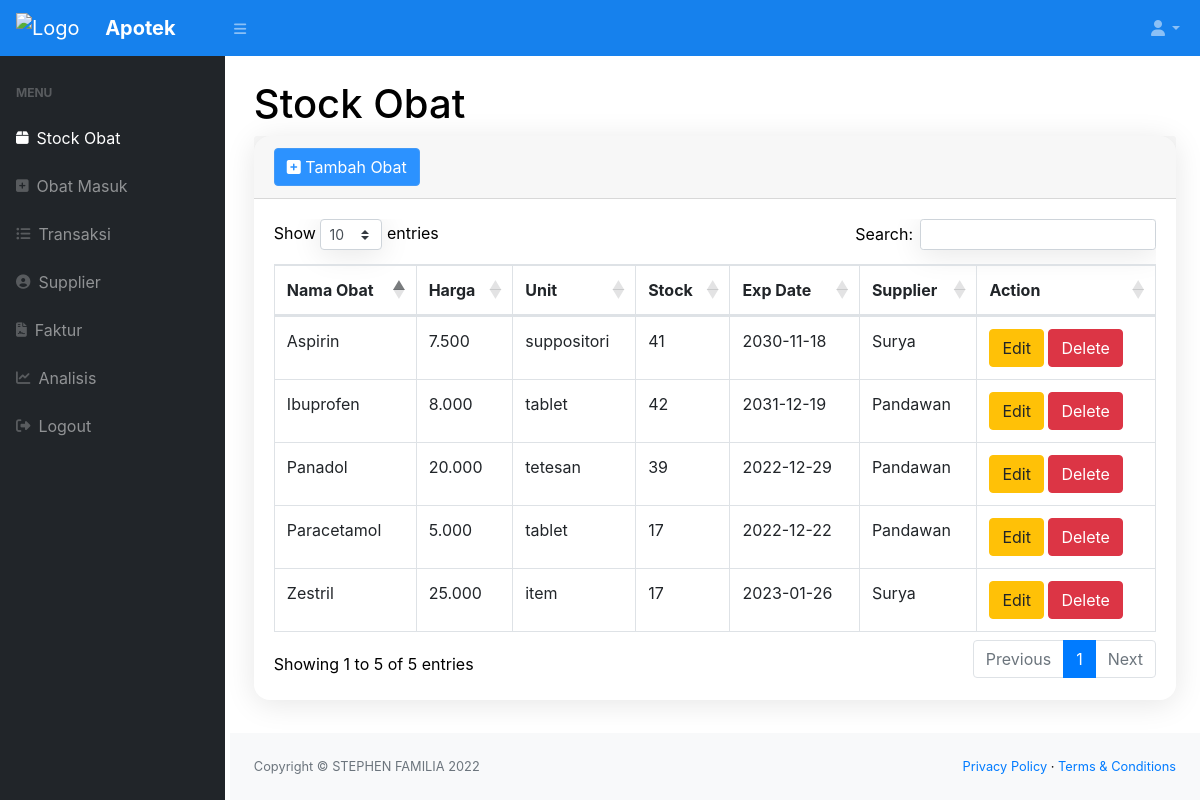
/index.php (signed in), run on the app's committed database.
### tables this page shows
CREATE TABLE `stock` (
  `idobat` int NOT NULL,
  `merek_dagang` varchar(150) NOT NULL,
  `harga` bigint NOT NULL,
  `satuan` enum('item','tablet','kapsul','tetesan','suppositori','hirup') NOT NULL,
  `exp_date` date NOT NULL,
  `stock` int NOT NULL,
  `supplier` int NOT NULL
);

CREATE TABLE `supplier` (
  `idsup` int NOT NULL,
  `nama_supplier` varchar(100)  NOT NULL,
  `alamat` varchar(100)  DEFAULT NULL,
  `no_telp` varchar(20) DEFAULT NULL
);

### index.php (the view, shortened to what this page needs)
<?php
require 'function.php';
include 'head.php';
?>
  <body class="sb-nav-fixed">
      <?php include 'nav.php'?>;
          <div id="layoutSidenav_content">
              <main>
                  <div class="container-fluid">
                      <h1 class="mt-4">Stock Obat</h1>
                      <div class="card mb-4">
                          <div class="card-header">
                          <button type="button" class="btn btn-primary" data-toggle="modal" data-target="#myModal">
                              <i class="fa fa-plus-square"></i> Tambah Obat
                              </button>
                          </div>
                          <div class="card-body">
                              <div class="table-responsive">
                                  <table class="table table-bordered" id="dataTable" width="100%" cellspacing="0">
                                      <thead>
                                          <tr>
                                              <th>Nama Obat</th>
                                              <th>Harga</th>
                                              <th>Unit</th>
                                              <th>Stock</th>
                                              <th>Exp Date</th>
                                              <th>Supplier</th>
                                              <th>Action</th>
                                          </tr>
                                      </thead>
                                      <tbody>
                                          <?php
                                              $ambilsemuadatastock = mysqli_query($conn,"SELECT * from stock");
                                              while($data=mysqli_fetch_array($ambilsemuadatastock)){
                                                  $idsup = $data['supplier'];
                                                  $ambildatasupplier = mysqli_query($conn, "SELECT * FROM supplier p where $idsup = p.idsup");
                                                  $data1 = mysqli_fetch_array($ambildatasupplier);
                                                  $idbarang = $data['idobat'];
                                                  $namabarang = $data['merek_dagang'];
                                                  $harga = $data['harga'];
                                                  $satuan = $data['satuan'];
                                                  $stock = $data['stock'];
                                                  $exp_date = $data['exp_date'];
                                                  $supplier = $data1['nama_supplier'];
                                          ?>
                                              <tr>
                                                  <td><?=$namabarang?></td>
                                                  <td><?=number_format($harga, 0, ",", ".")?></td>
                                                  <td><?=$satuan?></td>
                                                  <td><?=$stock?></td>
                                                  <td><?=$exp_date?></td>
                                                  <td><?=$supplier?></td>
                                                  <td>
                                                    <button type="button" class="btn btn-warning" data-toggle="modal" data-target="#edit<?=$idbarang?>">Edit</button>
                                                    <button type="button" class="btn btn-danger" data-toggle="modal" data-target="#delete<?=$idbarang?>">Delete</button>
                                                  </td>
                                              </tr>
                                          <?php
                                              };
                                          ?>
                                      </tbody>
                                  </table>
                              </div>
                          </div>
                      </div>
                  </div>
              </main>
              <footer class="py-4 bg-light mt-auto">
                  <div class="container-fluid">
                      <div class="d-flex align-items-center justify-content-between small">
                          <div class="text-muted">Copyright &copy; STEPHEN FAMILIA 2022</div>
                          <div>
                              <a href="#">Privacy Policy</a>
                              &middot;
                              <a href="#">Terms &amp; Conditions</a>
                          </div>
                      </div>
                  </div>
              </footer>
          </div>
      </div>
  </body>
</html>

### data on the page
stock: merek_dagang "Panadol", harga "20.000", satuan "tetesan", stock "39", exp_date "2022-12-29", supplier.nama_supplier "Pandawan"
stock: merek_dagang "Paracetamol", harga "5.000", satuan "tablet", stock "17", exp_date "2022-12-22", supplier.nama_supplier "Pandawan"
stock: merek_dagang "Ibuprofen", harga "8.000", satuan "tablet", stock "42", exp_date "2031-12-19", supplier.nama_supplier "Pandawan"
stock: merek_dagang "Aspirin", harga "7.500", satuan "suppositori", stock "41", exp_date "2030-11-18", supplier.nama_supplier "Surya"
stock: merek_dagang "Zestril", harga "25.000", satuan "item", stock "17", exp_date "2023-01-26", supplier.nama_supplier "Surya"
